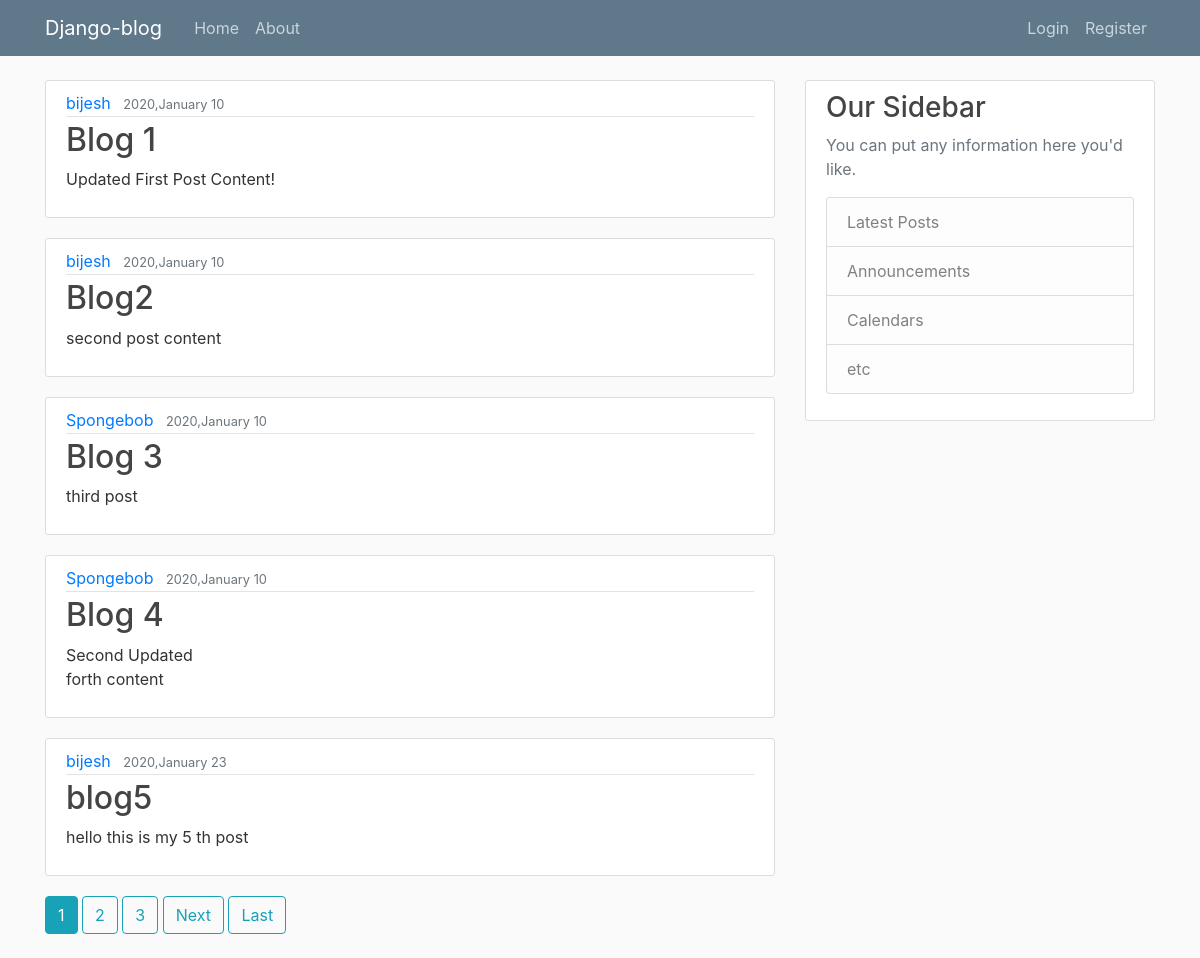
The page / on the database its author committed.
### blog/models.py (models this page shows, shortened)
class Post(models.Model):
    title = models.CharField(max_length=100)
    content = models.TextField()
    date_posted = models.DateTimeField(default=timezone.now)
    author = models.ForeignKey(User, on_delete=models.CASCADE)

### blog/views.py (the view)
# urls.py: path('', PostListView.as_view(), name="blog-home"),
class PostListView(ListView):
    model = Post
    template_name = 'blog/home.html' #app_name/<model ko viewtype>.html
    context_object_name = 'posts'
    paginate_by = 5

### blog/templates/blog/home.html (shortened to what this page needs)
{% extends "blog/base.html" %}
{% block content%}
{% for post in posts %}
<article class="media content-section">
    <div class="media-body">
        <div class="article-metadata">
            <a class="mr-2" href="{% url 'user-posts' post.author.username %}">{{ post.author }}</a>
            <small class="text-muted">{{ post.date_posted|date:"Y,F d" }}</small>
        </div>
        <h2><a class="article-title" href="{% url 'post-detail' post.id %}">{{ post.title }}</a></h2>
        <p class="article-content">{{ post.content }}</p>
    </div>
</article>
{% endfor %}
{% if is_paginated %}
    {% for num in page_obj.paginator.page_range %}
        {% if page_obj.number == num %}
            <a class="btn btn-info mb-4" href="?page={{ num }}">{{ num }}</a>
        {% elif num > page_obj.number|add:'-3' and num < page_obj.number|add:'3' %}
            <a class="btn btn-outline-info mb-4" href="?page={{ num }}">{{ num }}</a>
        {% endif %}
    {% endfor %}
    {% if page_obj.has_next %}
        <a class="btn btn-outline-info mb-4" href="?page={{ page_obj.next_page_number }}">Next</a>
        <a class="btn btn-outline-info mb-4" href="?page={{ page_obj.paginator.num_pages }}">Last</a>
    {% endif %}
{% endif %}
{% endblock content %}

### blog/static/blog/main.css (style rules this page uses)
body { background: #fafafa; color: #333333; margin-top: 5rem; }
h1, h2, h3, h4, h5, h6 { color: #444444; }
.content-section { background: #ffffff; padding: 10px 20px; border: 1px solid #dddddd; border-radius: 3px; margin-bottom: 20px; }
.article-title { color: #444444; }
.article-content { white-space: pre-line; }
.article-metadata { padding-bottom: 1px; margin-bottom: 4px; border-bottom: 1px solid #e3e3e3 }

### rows shown on the page
Post: author "bijesh", date_posted "2020,January 10", title "Blog 1", content "Updated First Post Content!"
Post: author "bijesh", date_posted "2020,January 10", title "Blog2", content "second post content"
Post: author "Spongebob", date_posted "2020,January 10", title "Blog 3", content "third post"
Post: author "Spongebob", date_posted "2020,January 10", title "Blog 4", content "Second Updated forth content"
Post: author "bijesh", date_posted "2020,January 23", title "blog5", content "hello this is my 5 th post"

### other values the page prints
{{ num }} "1"
{{ num }} "2" "3"
